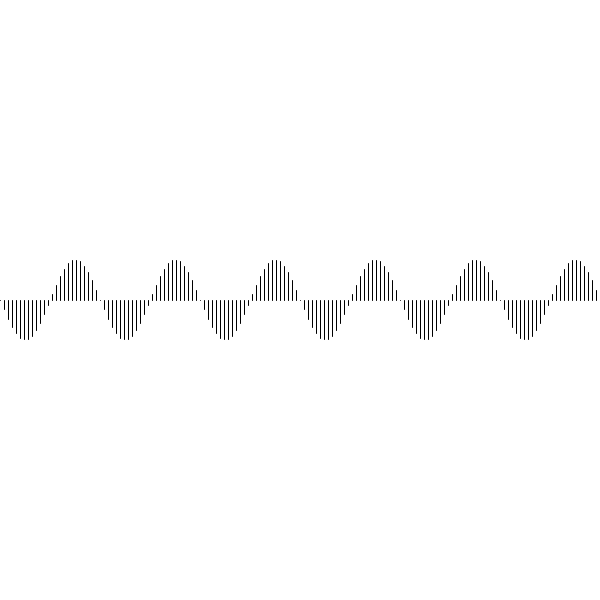
Frame 1 (no input)
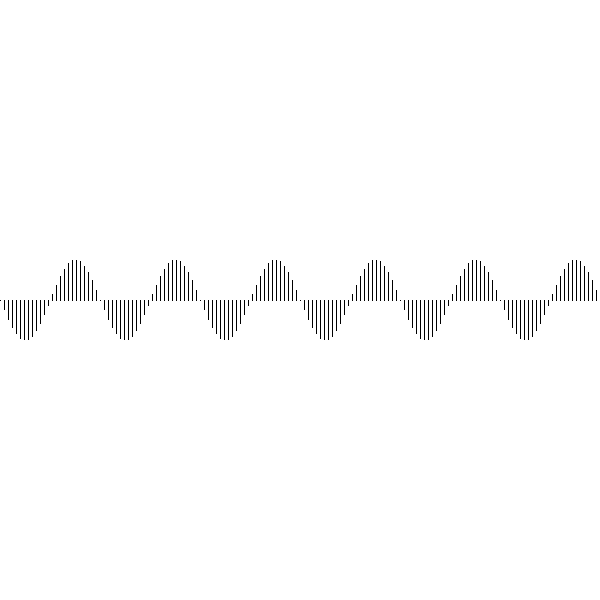
Frame 60 (the mouse pressed at the canvas centre just before this capture)
Frame 120 (the mouse held since frame 60 and released just before this capture): identical to frame 60, image omitted

The Processing sketch that drew these frames (run headless with seeded random() and noise(); from frame 60 on, the mouse is pressed at the canvas centre):

// Processing sketch: sin
// ── sin.pde
void setup()
{
  size(600, 600);
  background(255); 
  
}

void draw()
{
  int i;
  float a = 0.0;
  float inc = TWO_PI/25.0;
  
  for (i = 0; i < 10000; i=i+4)
  {
    line(i, 300, i, 300+sin(a)*40.0);
    a = a + inc;
  }
}
